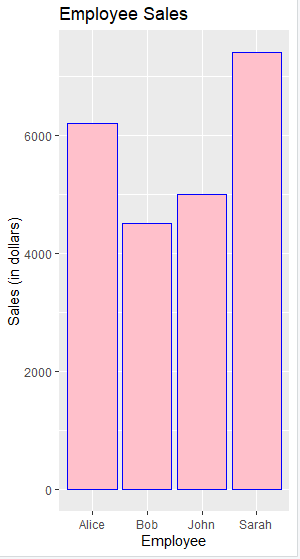

This chart was generated by the following R code:
library(ggplot2)
sales <- c(5000, 6200, 4500, 7400)
employees <- c("John","Alice","Bob","Sarah")

total <- sum(sales)
total_sales
max_sales <- employees[which.max(sales)]
max_sales
average_sales <- mean(sales)
average_sales
sales_data <- data.frame(Employee = employees, Sales = sales)

bar_chart <- ggplot(sales_data, aes(x = Employee, y = Sales)) +
  geom_bar(stat = "identity", fill = "pink", color = "blue") +
  labs(title = "Employee Sales", x = "Employee", y = "Sales (in dollars)")

print(bar_chart)
